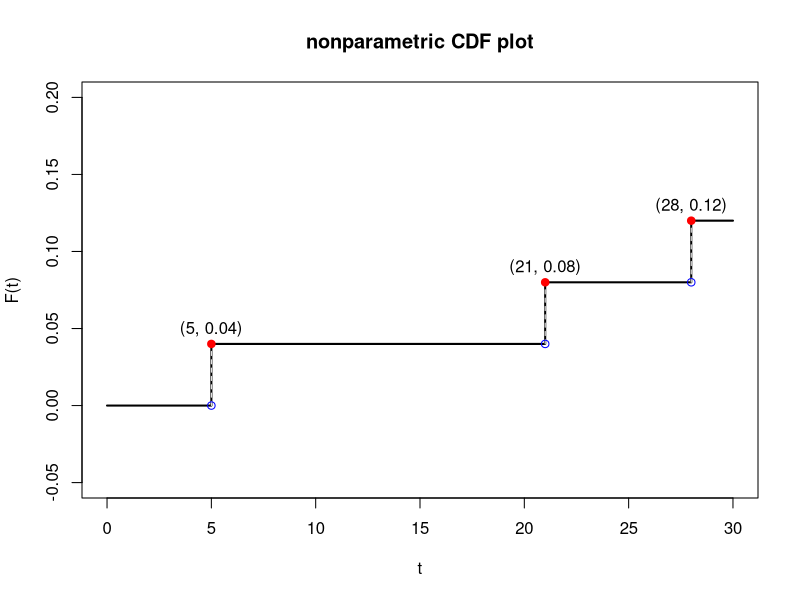
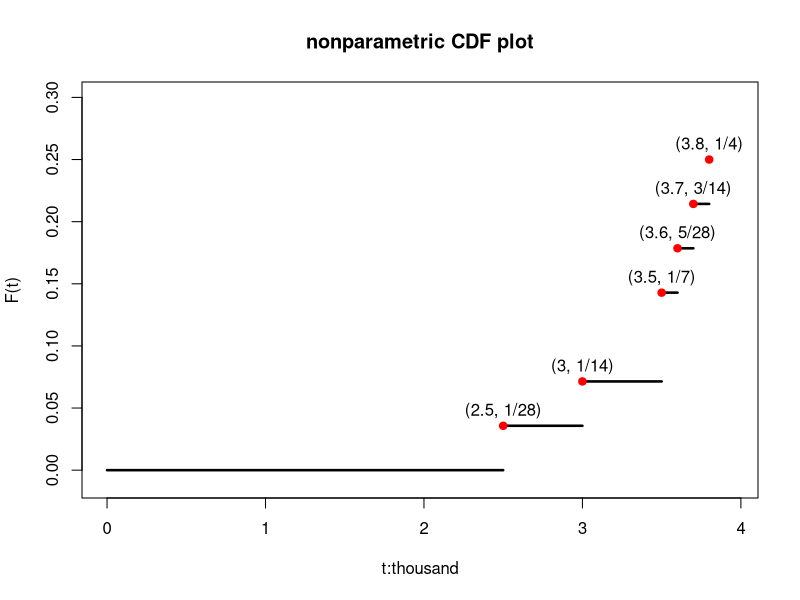
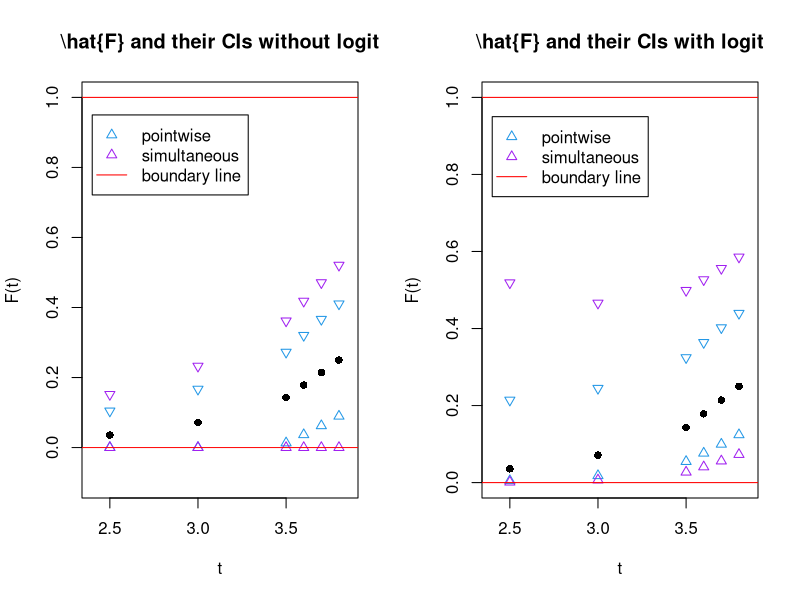

Recreate these plots in R, in order. (Note: this script raises an error after producing the figures.)
## ---- chunk 1
knitr::opts_chunk$set(echo = TRUE,comment = "")
library(MASS)
## ---- chunk 2
x <- c(0,5,21,28,30)
y <- c(0,1/25,2/25,3/25,3/25)
plot(x, y, type = "s", xlab = "t", ylab = "F(t)",lwd=2,
     xlim = c(0,30),ylim=c(-0.05,0.2),
     main="nonparametric CDF plot")
segments(x0 = x[-c(1,5)],y0 = y[-c(4,5)],
         x1 = x[-c(1,5)],y1 = y[-c(1,5)],lty = 2,col = "white")
points(x[-c(1,5)], y[-c(1,5)], pch = 19, col = "red")
text(x=x[-c(1,5)], y=y[-c(1,5)], 
     labels = paste("(", x[-c(1,5)], ", ", y[-c(1,5)], ")", sep = ""),
     pos = 3)
points(x[-c(1,5)], y[-c(4,5)], pch = 1, col = "blue")
## ---- chunk 3
# correct
x = 3 ## total fail number = 3 
CI_CP <- function(alpha,sample){
  n = 25
  lower <- qbeta(p = alpha/2,shape1 = sample,shape2 = n-sample+1)
  upper <- qbeta(p = 1-alpha/2,shape1 = sample+1,shape2 = n-sample)
  result <- cbind(lower,upper)
  return(result)
}
CI_CP(0.05,3)
## ---- chunk 4
# correct
x = 3 ## number of failure = 0.12*25 
CI_Jef <- function(alpha,sample){
  n=25
  lower <- qbeta(p = alpha/2,shape1 = sample+1/2,shape2 = n-sample+1/2)
  upper <- qbeta(p = 1-alpha/2,shape1 = sample+1/2,shape2 = n-sample+1/2)
  result <- cbind(lower,upper)
  return(result)
}
CI_Jef(0.05,3)
## ---- chunk 5
# correct
CI_Wald <- function(alpha,Fhat){
  n=25
  l <- Fhat-qnorm(1-alpha/2,0,1)*sqrt(Fhat*(1-Fhat)/n)
  lower <- ifelse(l<0,0,l)
  upper <- Fhat+qnorm(1-alpha/2,0,1)*sqrt(Fhat*(1-Fhat)/n)
  result <- cbind(lower,upper)
  return(result)
}
CI_Wald(0.05,0.12)
## ---- chunk 6
# correct
CI_above <- rbind(CI_CP(0.05,3),CI_Jef(0.05,3),CI_Wald(0.05,0.12))
summary <- data.frame("Method"=c("Clopper-Pearson","Jeffrey","Wald"),
                      "lower"=CI_above[,1],"upper"=CI_above[,2],
                      "length"=CI_above[,2]-CI_above[,1])
knitr::kable(summary)
## ---- chunk 7
# correct
data_2 <- read.csv("PhotoDetector.csv",header = T)
x <- c(0,2500,3000,3500,3600,3700,3800,3900)/1000
y <- c(0,1/28,2/28,4/28,5/28,6/28,7/28,7/28)
plot(x,y,col=0,
     xlim=c(0,3.95),ylim=c(-0.01,0.3),
     xlab="t:thousand",ylab="F(t)",lwd=2,
     main="nonparametric CDF plot")
for(i in 1:6){
  lines(x[i:(i+1)],y[c(i,i)],lwd=2.5)
}
points(x[-c(1,8)], y[-c(1,8)], pch = 19, col = "red")
text(x=x[-c(1,8)], y=y[-c(1,8)], 
     labels = paste("(", x[-c(1,8)], ", ", fractions(y[-c(1,8)]), ")", sep = ""),
     pos = 3)
## ---- chunk 8
# correct
d <- c(1,1,2,1,1,1) # num. of failed 
n <- c(27,26,24,23,22,21) # num. of entered
S <- 1-y[-c(1,8)] #each survival
est_VarF <- y[-c(1,8)]*(1-y[-c(1,8)])/28
l.lower <- y[-c(1,8)]/(y[-c(1,8)]+(1-y[-c(1,8)])*exp(qnorm(p = 0.975) *1/(y[-c(1,8)]*(1-y[-c(1,8)]))*sqrt(est_VarF)))
l.upper <- y[-c(1,8)]/(y[-c(1,8)]+(1-y[-c(1,8)])/exp(qnorm(p = 0.975) *1/(y[-c(1,8)]*(1-y[-c(1,8)]))*sqrt(est_VarF)))
result <- data.frame("t(i-1)"=c(x[-c(8)]),
                     "t(i)"=c(x[-c(1,8)],""),
                     "Failed"=c(d,0),
                     "Entered"=c(28,n),
                     "F"=c(y[-c(1)]),
                     "var"=c(est_VarF,est_VarF[6]),
                     "lower(logit)"=c(l.lower,l.lower[6]),
                     "upper(logit)"=c(l.upper,l.upper[6]))
knitr::kable(result,row.names = FALSE,
             col.names = c("$t_{i-1}$",
                           "$t_i$",
                           colnames(result)[-c(1,2,5,6,7,8)],
                           "$\\hat{F}(t_i)$",
                           "$\\text{Var}(\\hat{F}(t_i))$",
                           colnames(result)[c(7,8)]))

## ---- chunk 9
#correct
par(mfrow=c(1,2))
### plot 1
plot(as.numeric((result[,2])[-7]),result[1:6,5],col=1,
     xlim=c(2.4,3.85),ylim=c(-0.1,1),xlab="t",ylab="F(t)",
     pch=16,main="\\hat{F} and their CIs without logit")
Vi = result[,6]
e=3.31
p.l <- ifelse((result[,5])[-7] - qnorm(p = 0.975)*sqrt(Vi[-7]) <= 0,0,(result[,5])[-7] - qnorm(p = 0.975)*sqrt(Vi[-7]))
p.u <- result[,5][-7] + qnorm(p = 0.975)*sqrt(Vi[-7])
s.l <- ifelse((result[,5])[-7] -e*sqrt(Vi[-7]) <= 0,0,(result[,5])[-7] -e*sqrt(Vi[-7]))
s.u <- (result[,5])[-7] +e*sqrt(Vi[-7])
points(x = as.numeric((result[,2])[-7]),y=p.l,
       col=4,type="p",lty=2,pch=24) #pointwise lower
points(x = as.numeric((result[,2])[-7]),y=p.u,
       col=4,type="p",lty=2,pch=25) # pointwise upper

points(x = as.numeric((result[,2])[-7]),y=s.l,
       col="purple",type="p",lty=2,pch=24) # simulanteous lower
points(x = as.numeric((result[,2])[-7]),y=s.u,
       col="purple",type="p",lty=2,pch=25) # simulanteous upper
abline(h=c(0,1),lwd=1,col="red")
legend(x=2.4,y=0.95,c("pointwise","simultaneous","boundary line"),
       col=c(4,"purple","red"),pch=c(24,24,NA),lty=c(NA,NA,1))
### plot2 
plot(as.numeric((result[,2])[-7]),result[1:6,5],col=1,
     xlim=c(2.4,3.85),ylim=c(0,1),xlab="t",ylab="F(t)",
     pch=16,main="\\hat{F} and their CIs with logit")
points(x = as.numeric((result[,2])[-7]),y=result[-7,7],
       col=4,type="p",lty=2,pch=24) #pointwise lower
points(x = as.numeric((result[,2])[-7]),y=result[-7,8],
       col=4,type="p",lty=2,pch=25) # pointwise upper
l.si <- y[-c(1,8)]/(y[-c(1,8)]+(1-y[-c(1,8)])*exp(e *1/(y[-c(1,8)]*(1-y[-c(1,8)]))*sqrt(est_VarF)))
u.si <- y[-c(1,8)]/(y[-c(1,8)]+(1-y[-c(1,8)])/exp(e *1/(y[-c(1,8)]*(1-y[-c(1,8)]))*sqrt(est_VarF)))
points(x = as.numeric((result[,2])[-7]),y=l.si,
       col="purple",type="p",lty=2,pch=24) # simulanteous lower
points(x = as.numeric((result[,2])[-7]),y=u.si,
       col="purple",type="p",lty=2,pch=25) # simulanteous upper
abline(h=c(0,1),lwd=1,col="red")
legend(x=2.4,y=0.95,c("pointwise","simultaneous","boundary line"),
       col=c(4,"purple","red"),pch=c(24,24,NA),lty=c(NA,NA,1))
## ---- chunk 10
file_AB <- "3bc.jpg"
knitr::include_graphics(file_AB)
## ---- chunk 11
file_AB <- "3d.jpg"
knitr::include_graphics(file_AB)
## ---- chunk 12
file_AB <- "4b.jpg"
knitr::include_graphics(file_AB)
## ---- chunk 13
# correct
data_4c <-read.csv("Fan.csv")
t.index <- unique(data_4c$Hours)
di <- rep(0,length(t.index))
label=0
for (i in 1:35){
  label <- which(data_4c$Hours == t.index[i] & data_4c$Censoring.Indicator=="Fail") 
  di[i] <- ifelse(length(label)==0,0,data_4c$Count[label])
}
ri <- rep(0,length(t.index))
for (i in 1:35){
  label <- which(data_4c$Hours == t.index[i] & data_4c$Censoring.Indicator=="Censored") 
  ri[i] <- ifelse(length(label)==0,0,data_4c$Count[label])
}

ni <- 0
ni[1] <- sum(data_4c$Count)
for(i in 2:length(di)){
  ni[i] <- ni[1] - sum(ri[1:i-1])-sum(di[1:i-1])
}
Si=cumprod(1-di/ni);Fi=1-Si
Hi_KM=-log(Si)
Hi_NA=cumsum(di/ni)
K.M = 1-exp(-Hi_KM)
N.A = 1-exp(-Hi_NA)

result <- data.frame("ti"=t.index,
                     "di"=di,"ni"=ni,
                     "pi"=round(di/ni,4),
                     "V1"=round(K.M,4),
                     "V2"=round(N.A,4))
colnames(result)[5:6] <- c("K.M","N.A")
knitr::kable(result)
## ---- chunk 14
file_AB <- "4d.jpg"
knitr::include_graphics(file_AB)
## ---- chunk 15
file_AB <- "5.jpg"
knitr::include_graphics(file_AB)
